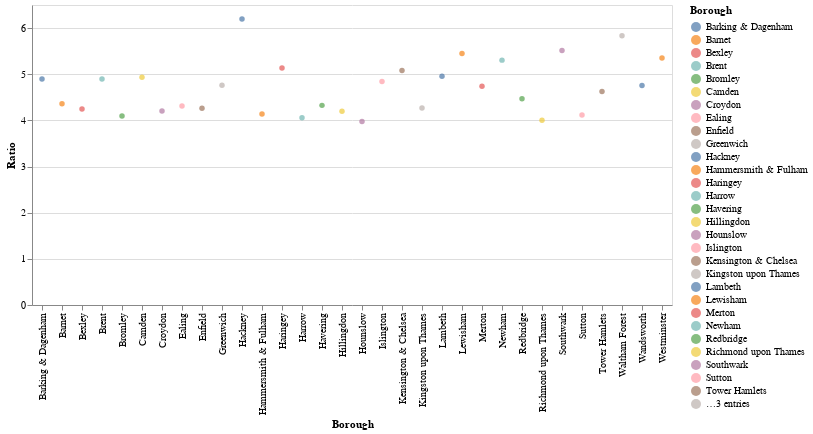

Here is the notebook cell this chart was saved with:
### Code cell
#Now plot the ratios!

source = together

alt.Chart(source).mark_circle().encode(
    x='Borough',
    y='Ratio',
    color='Borough',
    tooltip='Borough'
)

### Figure 1 — Vega-Lite specification as saved in the notebook (floating-point values rounded to 4 significant figures)
{"config": {"view": {"continuousWidth": 400, "continuousHeight": 300}}, "data": {"name": "data-6d62e1052beea3bef7b63813ac2b577e"}, "mark": "circle", "encoding": {"color": {"type": "nominal", "field": "Borough"}, "tooltip": {"type": "nominal", "field": "Borough"}, "x": {"type": "nominal", "field": "Borough"}, "y": {"type": "quantitative", "field": "Ratio"}}, "$schema": "https://vega.github.io/schema/vega-lite/v4.0.0.json", "datasets": {"data-6d62e1052beea3bef7b63813ac2b577e": [{"index_x": 3, "Borough": "Barking & Dagenham", "Year_x": "1998", "1998": 60290.0, "index_y": 23, "Year_y": "2018", "2018": 295200.0, "Ratio": 4.897}, {"index_x": 31, "Borough": "Barnet", "Year_x": "1998", "1998": 122400.0, "index_y": 51, "Year_y": "2018", "2018": 533300.0, "Ratio": 4.358}, {"index_x": 59, "Borough": "Bexley", "Year_x": "1998", "1998": 80630.0, "index_y": 79, "Year_y": "2018", "2018": 342600.0, "Ratio": 4.249}, {"index_x": 87, "Borough": "Brent", "Year_x": "1998", "1998": 100700.0, "index_y": 107, "Year_y": "2018", "2018": 492800.0, "Ratio": 4.895}, {"index_x": 115, "Borough": "Bromley", "Year_x": "1998", "1998": 108300.0, "index_y": 135, "Year_y": "2018", "2018": 443400.0, "Ratio": 4.095}, {"index_x": 143, "Borough": "Camden", "Year_x": "1998", "1998": 170700.0, "index_y": 163, "Year_y": "2018", "2018": 842400.0, "Ratio": 4.935}, {"index_x": 171, "Borough": "Croydon", "Year_x": "1998", "1998": 88140.0, "index_y": 191, "Year_y": "2018", "2018": 370300.0, "Ratio": 4.201}, {"index_x": 199, "Borough": "Ealing", "Year_x": "1998", "1998": 111300.0, "index_y": 219, "Year_y": "2018", "2018": 480100.0, "Ratio": 4.311}, {"index_x": 227, "Borough": "Enfield", "Year_x": "1998", "1998": 93030.0, "index_y": 247, "Year_y": "2018", "2018": 396600.0, "Ratio": 4.263}, {"index_x": 255, "Borough": "Greenwich", "Year_x": "1998", "1998": 81530.0, "index_y": 275, "Year_y": "2018", "2018": 388300.0, "Ratio": 4.763}, {"index_x": 283, "Borough": "Hackney", "Year_x": "1998", "1998": 87870.0, "index_y": 303, "Year_y": "2018", "2018": 544600.0, "Ratio": 6.198}, {"index_x": 311, "Borough": "Hammersmith & Fulham", "Year_x": "1998", "1998": 175300.0, "index_y": 331, "Year_y": "2018", "2018": 725500.0, "Ratio": 4.138}, {"index_x": 339, "Borough": "Haringey", "Year_x": "1998", "1998": 107400.0, "index_y": 359, "Year_y": "2018", "2018": 551600.0, "Ratio": 5.135}, {"index_x": 367, "Borough": "Harrow", "Year_x": "1998", "1998": 114800.0, "index_y": 387, "Year_y": "2018", "2018": 465900.0, "Ratio": 4.059}, {"index_x": 395, "Borough": "Havering", "Year_x": "1998", "1998": 85600.0, "index_y": 415, "Year_y": "2018", "2018": 370200.0, "Ratio": 4.325}, {"index_x": 423, "Borough": "Hillingdon", "Year_x": "1998", "1998": 97680.0, "index_y": 443, "Year_y": "2018", "2018": 410300.0, "Ratio": 4.2}, {"index_x": 451, "Borough": "Hounslow", "Year_x": "1998", "1998": 99750.0, "index_y": 471, "Year_y": "2018", "2018": 396600.0, "Ratio": 3.976}, {"index_x": 479, "Borough": "Islington", "Year_x": "1998", "1998": 134100.0, "index_y": 499, "Year_y": "2018", "2018": 649800.0, "Ratio": 4.844}, {"index_x": 507, "Borough": "Kensington & Chelsea", "Year_x": "1998", "1998": 268400.0, "index_y": 527, "Year_y": "2018", "2018": 1364000.0, "Ratio": 5.082}, {"index_x": 535, "Borough": "Kingston upon Thames", "Year_x": "1998", "1998": 116400.0, "index_y": 555, "Year_y": "2018", "2018": 497100.0, "Ratio": 4.271}, {"index_x": 563, "Borough": "Lambeth", "Year_x": "1998", "1998": 103200.0, "index_y": 583, "Year_y": "2018", "2018": 511500.0, "Ratio": 4.958}, {"index_x": 591, "Borough": "Lewisham", "Year_x": "1998", "1998": 75540.0, "index_y": 611, "Year_y": "2018", "2018": 411600.0, "Ratio": 5.449}, {"index_x": 619, "Borough": "Merton", "Year_x": "1998", "1998": 108000.0, "index_y": 639, "Year_y": "2018", "2018": 512300.0, "Ratio": 4.741}, {"index_x": 647, "Borough": "Newham", "Year_x": "1998", "1998": 67670.0, "index_y": 667, "Year_y": "2018", "2018": 359000.0, "Ratio": 5.305}, {"index_x": 675, "Borough": "Redbridge", "Year_x": "1998", "1998": 94510.0, "index_y": 695, "Year_y": "2018", "2018": 422600.0, "Ratio": 4.471}, {"index_x": 703, "Borough": "Richmond upon Thames", "Year_x": "1998", "1998": 163000.0, "index_y": 723, "Year_y": "2018", "2018": 652700.0, "Ratio": 4.005}, {"index_x": 731, "Borough": "Southwark", "Year_x": "1998", "1998": 91410.0, "index_y": 751, "Year_y": "2018", "2018": 504200.0, "Ratio": 5.516}, {"index_x": 759, "Borough": "Sutton", "Year_x": "1998", "1998": 92090.0, "index_y": 779, "Year_y": "2018", "2018": 379300.0, "Ratio": 4.119}, {"index_x": 787, "Borough": "Tower Hamlets", "Year_x": "1998", "1998": 96510.0, "index_y": 807, "Year_y": "2018", "2018": 446500.0, "Ratio": 4.627}, {"index_x": 815, "Borough": "Waltham Forest", "Year_x": "1998", "1998": 75560.0, "index_y": 835, "Year_y": "2018", "2018": 440900.0, "Ratio": 5.835}, {"index_x": 843, "Borough": "Wandsworth", "Year_x": "1998", "1998": 125400.0, "index_y": 863, "Year_y": "2018", "2018": 596600.0, "Ratio": 4.758}, {"index_x": 871, "Borough": "Westminster", "Year_x": "1998", "1998": 190500.0, "index_y": 891, "Year_y": "2018", "2018": 1020000.0, "Ratio": 5.354}]}}
